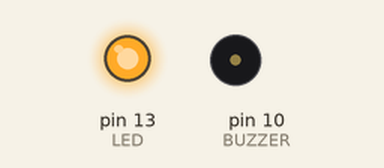
Recording of a sketch running on a simulated Arduino Uno, built with avr-gcc and run on an emulated ATmega328P. Shown: output pins drawn as LEDs (lit = HIGH), buzzer (waves = sounding, pin HIGH).

Above: at 1.1 s.
At 3.2 s:
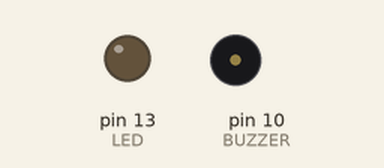
Timing chart, 0 to 5.5 s (numbered marks = the images above):
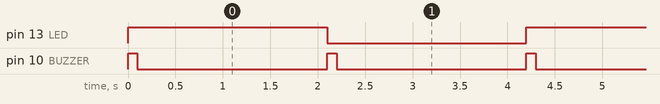

Measured:
- by itself, pin 13 (LED): alternates HIGH for 2.1 s and LOW for 2.1 s
- by itself, pin 10 (BUZZER): alternates HIGH for 0.10 s and LOW for 2.0 s
- by itself, everything shown: repeats every 4.2 s, in 4 steps

The sketch:

sketch_feb03a.ino
```cpp
//상수 변수 선언
const int LED =13;
const int HIGH_VAL =1;
const int LOW_VAL =0;
// 부저
#define BUZZER 10

//장치에 대한 환경 설정
void setup() {
  // 아두이노 핀맵 참조
  // 13번핀 출력 방향 설정
  pinMode(LED, OUTPUT);
  pinMode(BUZZER, OUTPUT);
}

// main() 숨겨져있음.
// 동작하는 루틴 적용.
void loop() {
  // 13번핀 디지털 신호 high
  digitalWrite(LED, HIGH_VAL);
  // 시간 딜레이 2000 => 2초
  buzStart();
  delay(2000);
  // 13번핀 디지털 신호 low
  digitalWrite(LED, LOW_VAL);
  buzStart();
  delay(2000);
}

void buzStart(){
  digitalWrite(BUZZER, HIGH);
  delay(100);
  digitalWrite(BUZZER, LOW);
}
```
